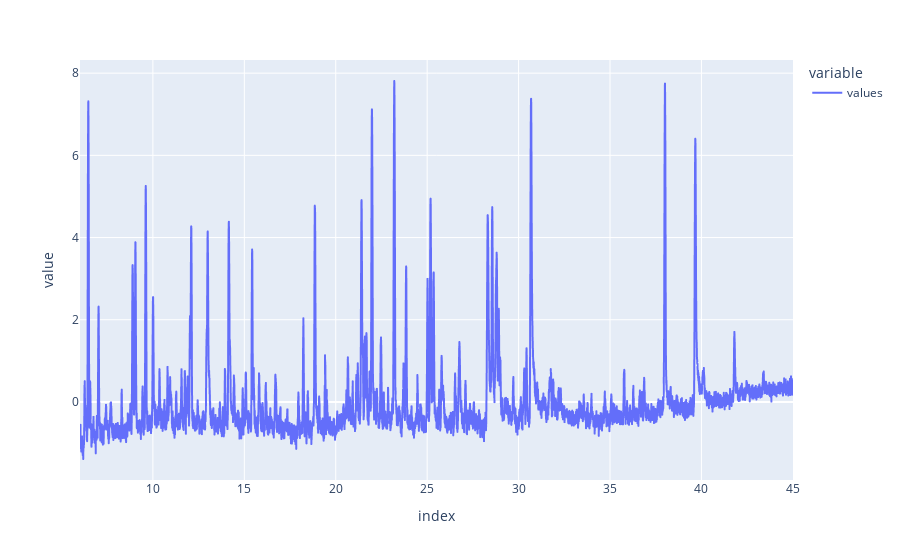

Write notebook code for a chart like this one.
### Markdown cell above
Ensuite on fait une normalisation des points de la courbe

### Code cell
temp = (temp - temp.mean())/temp.std()
temp.plot()

### Figure 1 — Plotly figure (JSON) as saved in the notebook; plotly's stock layout.template omitted (floating-point values rounded to 4 significant figures; data arrays with more than 128 entries replaced by an {"elided": "..."} marker saying what was removed)
{"data": [{"hovertemplate": "variable=values<br>index=%{x}<br>value=%{y}<extra></extra>", "legendgroup": "values", "line": {"color": "#636efa", "dash": "solid"}, "mode": "lines", "name": "values", "showlegend": true, "type": "scattergl", "x": {"elided": "6608 float values"}, "xaxis": "x", "y": {"elided": "6608 float values"}, "yaxis": "y"}], "layout": {"legend": {"title": {"text": "variable"}, "tracegroupgap": 0}, "margin": {"t": 60}, "xaxis": {"anchor": "y", "domain": [0, 1], "title": {"text": "index"}}, "yaxis": {"anchor": "x", "domain": [0, 1], "title": {"text": "value"}}}}
